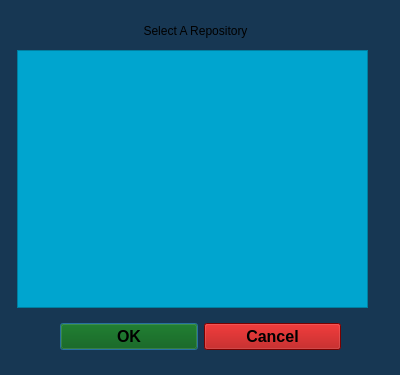
<?xml version="1.0" encoding="UTF-8"?>
<ui version="4.0">
 <class>SelectRepoDialog</class>
 <widget class="QDialog" name="SelectRepoDialog">
  <property name="geometry">
   <rect>
    <x>0</x>
    <y>0</y>
    <width>400</width>
    <height>375</height>
   </rect>
  </property>
  <property name="windowTitle">
   <string>Select a Repository</string>
  </property>
  <property name="styleSheet">
   <string notr="true">background-color: rgb(23, 55, 83);</string>
  </property>
  <widget class="QWidget" name="layoutWidget">
   <property name="geometry">
    <rect>
     <x>60</x>
     <y>320</y>
     <width>281</width>
     <height>33</height>
    </rect>
   </property>
   <layout class="QHBoxLayout">
    <property name="spacing">
     <number>6</number>
    </property>
    <property name="margin" stdset="0">
     <number>0</number>
    </property>
    <item>
     <widget class="QPushButton" name="okButton">
      <property name="font">
       <font>
        <family>Arial</family>
        <pointsize>12</pointsize>
        <bold>true</bold>
       </font>
      </property>
      <property name="styleSheet">
       <string notr="true">background-color: rgb(0, 85, 0);</string>
      </property>
      <property name="text">
       <string>OK</string>
      </property>
     </widget>
    </item>
    <item>
     <widget class="QPushButton" name="cancelButton">
      <property name="font">
       <font>
        <family>Arial</family>
        <pointsize>12</pointsize>
        <bold>true</bold>
       </font>
      </property>
      <property name="styleSheet">
       <string notr="true">background-color: rgb(170, 0, 0);</string>
      </property>
      <property name="text">
       <string>Cancel</string>
      </property>
     </widget>
    </item>
   </layout>
  </widget>
  <widget class="QLabel" name="label">
   <property name="geometry">
    <rect>
     <x>60</x>
     <y>10</y>
     <width>271</width>
     <height>41</height>
    </rect>
   </property>
   <property name="styleSheet">
    <string notr="true">font: 700 20pt &quot;Arial&quot;;</string>
   </property>
   <property name="text">
    <string>Select A Repository</string>
   </property>
   <property name="alignment">
    <set>Qt::AlignmentFlag::AlignCenter</set>
   </property>
  </widget>
  <widget class="QTreeView" name="repoList">
   <property name="geometry">
    <rect>
     <x>17</x>
     <y>50</y>
     <width>351</width>
     <height>258</height>
    </rect>
   </property>
   <property name="font">
    <font>
     <family>Arial</family>
     <pointsize>12</pointsize>
     <italic>false</italic>
     <bold>true</bold>
    </font>
   </property>
   <property name="styleSheet">
    <string notr="true">background-color: rgb(0, 165, 207);
font: 700 12pt &quot;Arial&quot;;</string>
   </property>
  </widget>
 </widget>
 <resources/>
 <connections>
  <connection>
   <sender>okButton</sender>
   <signal>clicked()</signal>
   <receiver>SelectRepoDialog</receiver>
   <slot>accept()</slot>
   <hints>
    <hint type="sourcelabel">
     <x>278</x>
     <y>253</y>
    </hint>
    <hint type="destinationlabel">
     <x>96</x>
     <y>254</y>
    </hint>
   </hints>
  </connection>
  <connection>
   <sender>cancelButton</sender>
   <signal>clicked()</signal>
   <receiver>SelectRepoDialog</receiver>
   <slot>reject()</slot>
   <hints>
    <hint type="sourcelabel">
     <x>369</x>
     <y>253</y>
    </hint>
    <hint type="destinationlabel">
     <x>179</x>
     <y>282</y>
    </hint>
   </hints>
  </connection>
 </connections>
</ui>
